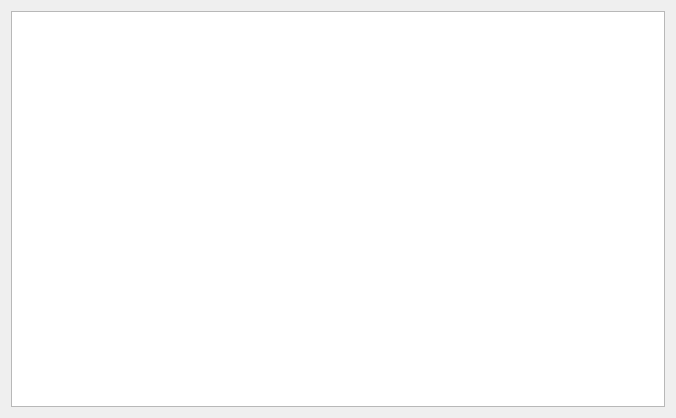
<ui version="4.0" >
 <class>Dialog</class>
 <widget class="QDialog" name="Dialog" >
  <property name="geometry" >
   <rect>
    <x>0</x>
    <y>0</y>
    <width>676</width>
    <height>418</height>
   </rect>
  </property>
  <property name="windowTitle" >
   <string>Graph Window</string>
  </property>  
  <layout class="QVBoxLayout" >
   <item>
    <widget class="QGraphicsView" name="graphicsView" >
     <property name="sizePolicy" >
      <sizepolicy vsizetype="Expanding" hsizetype="Expanding" >
       <horstretch>0</horstretch>
       <verstretch>0</verstretch>
      </sizepolicy>
     </property>
    </widget>
   </item>
  </layout>
 </widget>
 <resources/>
 <connections/>
</ui>
